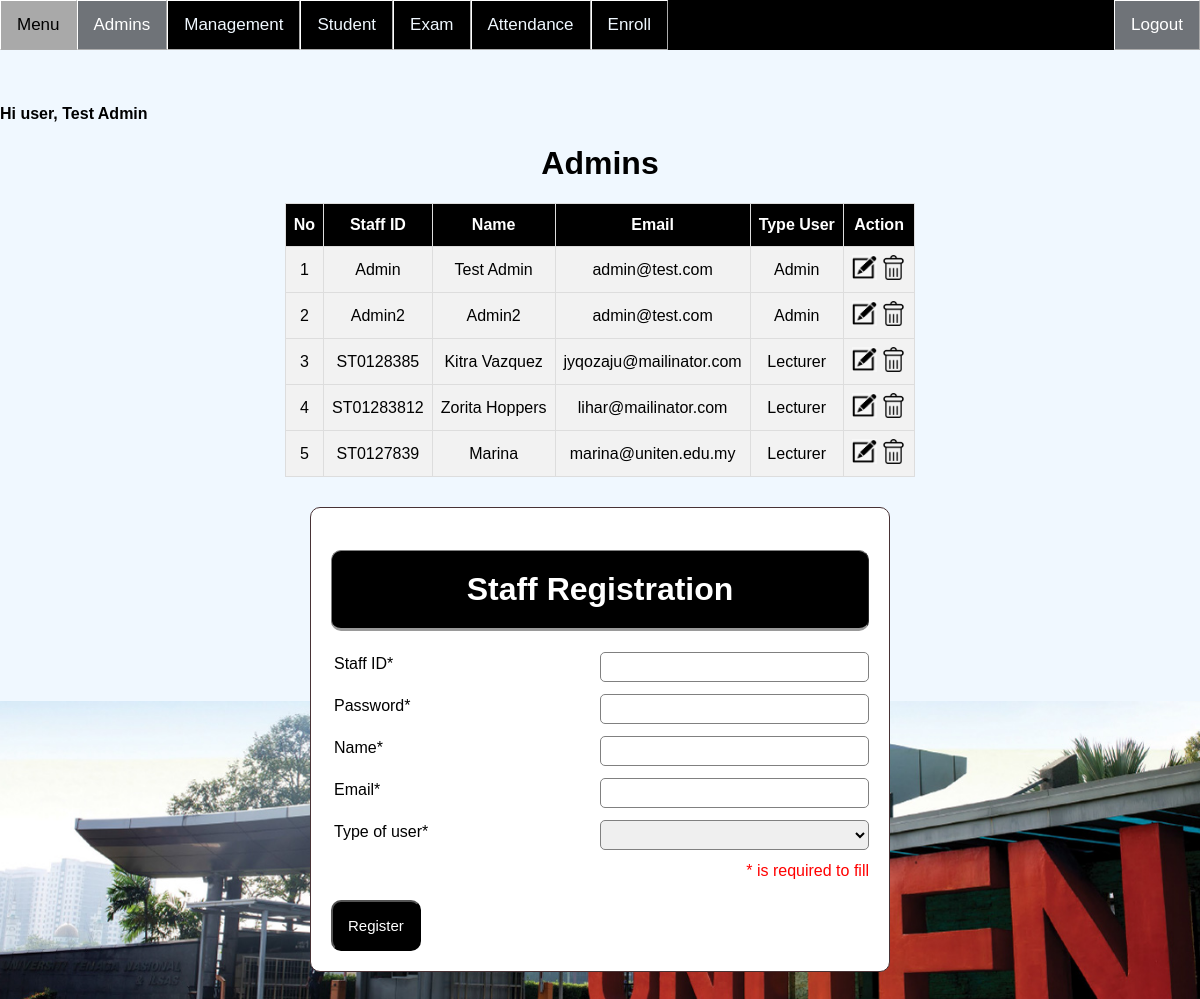
The page /Admin/Lecturer.php (signed in) on the database its author committed.
### tables this page shows
CREATE TABLE `users` (
  `id` int(11) NOT NULL,
  `staffId` varchar(99) NOT NULL,
  `password` varchar(255) NOT NULL,
  `name` varchar(255) NOT NULL,
  `email` varchar(255) NOT NULL,
  `type_user` varchar(20) NOT NULL
);

### Admin/Lecturer.php (the view, shortened to what this page needs)
<?php
if(isset ($_SESSION["userId"]))
{
	include "Header.php";?>
<!DOCTYPE html>
<html>
<head>
</head>
<body>
	<h1 align="center"> Admins </h1>
	<?php
	$queryGet = "select * from users order by type_user ASC";
	$resultGet = mysqli_query($link,$queryGet);
	if(!$resultGet)
	{	die ("Invalid Query - get Items List: ". mysqli_error($link));	}
	else
	{	$no=1;?>
        <table id="table" align="center">
            <tr>
				<th>No</th>
				<th>Staff ID</th>
				<th>Name</th>
				<th>Email</th>
				<th>Type User</th>
				<th>Action</th>
			</tr>
<?php		while($row= mysqli_fetch_array($resultGet, MYSQLI_BOTH))
			{
			?>
			<tr>
				<td><?php echo $no;?></td>
				<td><?php echo $row['staffId']?></td>
				<td><?php echo $row['name']?></td>
				<td><?php echo $row['email'];?></td>
				<td><?php echo $row['type_user'];?></td>
				<td><a href="Edit.php?id=<?php echo $row['id'];?>">
					<img border="0" alt="editB" src="../CSS/btn/editB.png" width="25" height="25"></a>
					<a href="Delete.php?userID=<?php echo $row['id'];?>" onclick="return confirm('Are you sure?')">
					<img border="0" alt="editB" src="../CSS/btn/delB.png" width="25" height="25"></a></a>
				</td>
			</tr>
<?php
	$no++;		}?>
		</table>
<?php
		}?>
		<div class="mid">
			<form class="content2" action="Lecturer.php" method="POST">
				<h1 class="header">Staff Registration</h1>
					<div class="input-group2">
						<label>Staff ID*</label>
						<input type="text" name="staffId"><br><br>
						<label>Password*</label>
						<input type="password" name="password"><br><br>
						<label>Name*</label>
						<input type="text" name="name"><br><br>
						<label>Email*</label>
						<input type="email" name="email"><br><br>
						<label>Type of user*</label>
						<select name="type_user">
							<option value=""></option>
							<option value="Lecturer">Lecturer</option>
						</select><br><br>
						<p style="margin-top: 0px;float: right;color: red;">* is required to fill</p>
					</div>
					<br>
					<button type="submit" class="btn" style="margin-top: 10px;" name="reg_user">Register</button>
			</form>
	</div>
	<br><br><br><br>
<?php
}
else	{
	echo "No session exists or session has expired. Please log in again ";
	echo "Page will be redirect in 5 seconds";
	header('Refresh: 5; ../Auth/Login.php');
}
	?>
</body>
</html>

### CSS/topNav.css (style rules this page uses)
* { box-sizing: border-box; }
body { margin: 0; font-family: Arial, Helvetica, sans-serif; background-image: url("bc.jpg"); background-color:aliceblue; background-size: 100% ; background-repeat: no-repeat; background-attachment: fixed; background-position:90% 100%; position:absolute; top:10%; max-width: -webkit-fill-available; right: 0px; left: 0px; }
.header { width: auto; color: white; background:black; text-align: center; border: 1px solid gray; border-bottom: none; border-radius: 10px 10px 10px 10px; border-style: outset; padding: 20px; }
.btn { padding: 15px; font-size: 15px; color: white; background: black ; border-style: outset; border-radius: 10px; cursor: pointer; }
#table { font-family: "Trebuchet MS", Arial, Helvetica, sans-serif; border-collapse: collapse; }
#table td, #table th { border: 1px solid #ddd; padding: 8px; text-align: center; max-width: auto; }
#table tr { background-color: #f2f2f2; }
#table th { padding-top: 12px; padding-bottom: 12px; text-align: center; background-color: black; color: white; max-width: auto; background-position: center; }

### Admin/Lecturer.php (style rules this page uses)
.mid { margin: auto; width: 50%; padding: 10px; }
.content2 { margin: auto; margin-top: 20px; width: 100%; padding: 20px; border: 1px solid #483235; background: white; border-radius: 10px 10px 10px 10px; }
.input-group2 { margin: 10px 0px 10px 0px; }
.input-group2 label { display: inline-flex; margin-bottom: 10px; text-align: left; margin: 3px; }
.input-group2 input { display: inline; float: right; height: 30px; width: 50%; padding: 5px 10px; font-size: 16px; border-radius: 5px; border: 1px solid gray; }
.input-group2 select { display: inline; float: right; height: 30px; width: 50%; padding: 5px 10px; font-size: 16px; border-radius: 5px; border: 1px solid gray; }

### rows shown on the page
users: staffId "Admin", name "Test Admin", email "admin@test.com", type_user "Admin"
users: staffId "Admin2", name "Admin2", email "admin@test.com", type_user "Admin"
users: staffId "ST0128385", name "Kitra Vazquez", email "jyqozaju@mailinator.com", type_user "Lecturer"
users: staffId "ST01283812", name "Zorita Hoppers", email "lihar@mailinator.com", type_user "Lecturer"
users: staffId "ST0127839", name "Marina", email "marina@uniten.edu.my", type_user "Lecturer"

### other values the page prints
$_SESSION["name"] "Test Admin"
